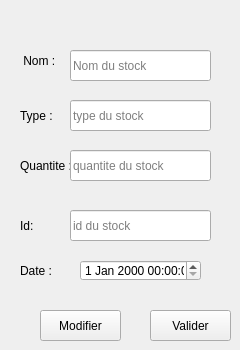
      <widget class="QWidget" name="page_8">
       <widget class="QLabel" name="label_15">
        <property name="geometry">
         <rect>
          <x>10</x>
          <y>40</y>
          <width>71</width>
          <height>41</height>
         </rect>
        </property>
        <property name="toolTip">
         <string>&lt;html&gt;&lt;head/&gt;&lt;body&gt;&lt;p align=&quot;center&quot;&gt;&lt;br/&gt;&lt;/p&gt;&lt;/body&gt;&lt;/html&gt;</string>
        </property>
        <property name="layoutDirection">
         <enum>Qt::LeftToRight</enum>
        </property>
        <property name="styleSheet">
         <string notr="true"/>
        </property>
        <property name="text">
         <string>    Nom :</string>
        </property>
       </widget>
       <widget class="QLineEdit" name="nomStock">
        <property name="geometry">
         <rect>
          <x>70</x>
          <y>50</y>
          <width>141</width>
          <height>31</height>
         </rect>
        </property>
        <property name="toolTip">
         <string>Adresse</string>
        </property>
        <property name="styleSheet">
         <string notr="true"/>
        </property>
        <property name="text">
         <string/>
        </property>
        <property name="placeholderText">
         <string>Nom du stock</string>
        </property>
        <property name="clearButtonEnabled">
         <bool>false</bool>
        </property>
       </widget>
       <widget class="QLabel" name="label_16">
        <property name="geometry">
         <rect>
          <x>20</x>
          <y>90</y>
          <width>91</width>
          <height>51</height>
         </rect>
        </property>
        <property name="styleSheet">
         <string notr="true"/>
        </property>
        <property name="text">
         <string>Type :</string>
        </property>
        <property name="margin">
         <number>1</number>
        </property>
       </widget>
       <widget class="QPushButton" name="modifierStock">
        <property name="geometry">
         <rect>
          <x>40</x>
          <y>310</y>
          <width>81</width>
          <height>31</height>
         </rect>
        </property>
        <property name="toolTip">
         <string>Annuler</string>
        </property>
        <property name="styleSheet">
         <string notr="true"/>
        </property>
        <property name="text">
         <string>Modifier</string>
        </property>
        <property name="icon">
         <iconset resource="Resources.qrc">
          <normaloff>:/new/prefix1/images/modifier.png</normaloff>:/new/prefix1/images/modifier.png</iconset>
        </property>
       </widget>
       <widget class="QPushButton" name="validers">
        <property name="geometry">
         <rect>
          <x>150</x>
          <y>310</y>
          <width>81</width>
          <height>31</height>
         </rect>
        </property>
        <property name="toolTip">
         <string>Valider</string>
        </property>
        <property name="styleSheet">
         <string notr="true"/>
        </property>
        <property name="text">
         <string>Valider</string>
        </property>
        <property name="icon">
         <iconset>
          <normaloff>../application_02/Images/check.png</normaloff>../application_02/Images/check.png</iconset>
        </property>
       </widget>
       <widget class="QLabel" name="label_17">
        <property name="geometry">
         <rect>
          <x>20</x>
          <y>250</y>
          <width>71</width>
          <height>41</height>
         </rect>
        </property>
        <property name="toolTip">
         <string>&lt;html&gt;&lt;head/&gt;&lt;body&gt;&lt;p align=&quot;center&quot;&gt;&lt;br/&gt;&lt;/p&gt;&lt;/body&gt;&lt;/html&gt;</string>
        </property>
        <property name="layoutDirection">
         <enum>Qt::LeftToRight</enum>
        </property>
        <property name="styleSheet">
         <string notr="true"/>
        </property>
        <property name="text">
         <string>Date :</string>
        </property>
       </widget>
       <widget class="QLineEdit" name="typestock">
        <property name="geometry">
         <rect>
          <x>70</x>
          <y>100</y>
          <width>141</width>
          <height>31</height>
         </rect>
        </property>
        <property name="toolTip">
         <string>Adresse</string>
        </property>
        <property name="styleSheet">
         <string notr="true"/>
        </property>
        <property name="text">
         <string/>
        </property>
        <property name="placeholderText">
         <string>type du stock</string>
        </property>
        <property name="clearButtonEnabled">
         <bool>false</bool>
        </property>
       </widget>
       <widget class="QLabel" name="label_18">
        <property name="geometry">
         <rect>
          <x>20</x>
          <y>140</y>
          <width>91</width>
          <height>51</height>
         </rect>
        </property>
        <property name="styleSheet">
         <string notr="true"/>
        </property>
        <property name="text">
         <string>Quantite :</string>
        </property>
        <property name="margin">
         <number>1</number>
        </property>
       </widget>
       <widget class="QLineEdit" name="quantite">
        <property name="geometry">
         <rect>
          <x>70</x>
          <y>150</y>
          <width>141</width>
          <height>31</height>
         </rect>
        </property>
        <property name="toolTip">
         <string>Adresse</string>
        </property>
        <property name="styleSheet">
         <string notr="true"/>
        </property>
        <property name="text">
         <string/>
        </property>
        <property name="placeholderText">
         <string>quantite du stock</string>
        </property>
        <property name="clearButtonEnabled">
         <bool>false</bool>
        </property>
       </widget>
       <widget class="QLabel" name="label_19">
        <property name="geometry">
         <rect>
          <x>20</x>
          <y>200</y>
          <width>91</width>
          <height>51</height>
         </rect>
        </property>
        <property name="styleSheet">
         <string notr="true"/>
        </property>
        <property name="text">
         <string>Id:</string>
        </property>
        <property name="margin">
         <number>1</number>
        </property>
       </widget>
       <widget class="QLineEdit" name="id">
        <property name="geometry">
         <rect>
          <x>70</x>
          <y>210</y>
          <width>141</width>
          <height>31</height>
         </rect>
        </property>
        <property name="toolTip">
         <string>Adresse</string>
        </property>
        <property name="styleSheet">
         <string notr="true"/>
        </property>
        <property name="text">
         <string/>
        </property>
        <property name="placeholderText">
         <string>id du stock</string>
        </property>
        <property name="clearButtonEnabled">
         <bool>false</bool>
        </property>
       </widget>
       <widget class="QDateTimeEdit" name="dates">
        <property name="geometry">
         <rect>
          <x>80</x>
          <y>260</y>
          <width>121</width>
          <height>21</height>
         </rect>
        </property>
       </widget>
      </widget>
